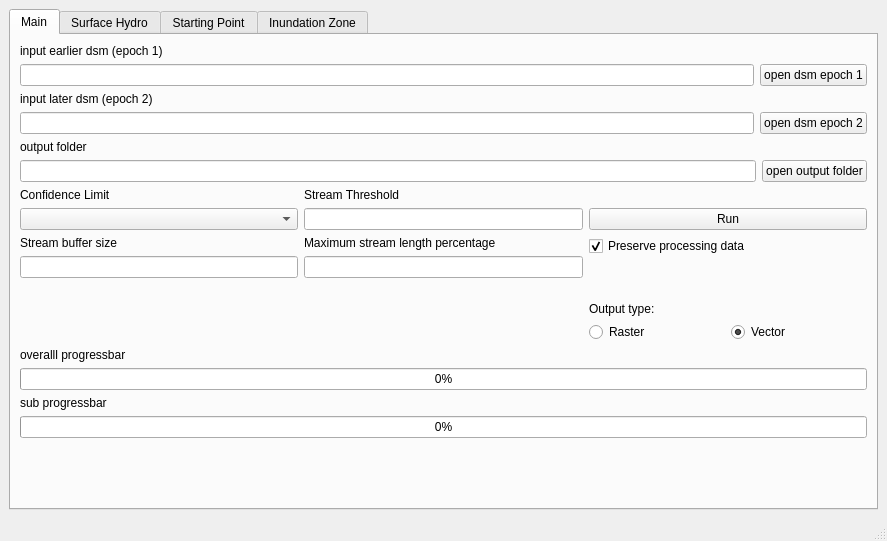
<?xml version="1.0" encoding="UTF-8"?>
<ui version="4.0">
 <class>MainWindow</class>
 <widget class="QMainWindow" name="MainWindow">
  <property name="geometry">
   <rect>
    <x>0</x>
    <y>0</y>
    <width>887</width>
    <height>541</height>
   </rect>
  </property>
  <property name="windowTitle">
   <string>pearpy</string>
  </property>
  <widget class="QWidget" name="centralwidget">
   <layout class="QVBoxLayout" name="verticalLayout_22">
    <item>
     <widget class="QTabWidget" name="tabWidget">
      <property name="acceptDrops">
       <bool>false</bool>
      </property>
      <property name="currentIndex">
       <number>0</number>
      </property>
      <widget class="QWidget" name="MainPage">
       <attribute name="title">
        <string>Main</string>
       </attribute>
       <layout class="QVBoxLayout" name="verticalLayout_7">
        <item>
         <layout class="QVBoxLayout" name="verticalLayout_10">
          <item>
           <widget class="QLabel" name="label_8">
            <property name="text">
             <string>input earlier dsm (epoch 1)</string>
            </property>
           </widget>
          </item>
          <item>
           <layout class="QHBoxLayout" name="horizontalLayout_15">
            <item>
             <widget class="QLineEdit" name="mainpage_input_earlier_dsm"/>
            </item>
            <item>
             <widget class="QPushButton" name="mainpage_button_earlier_dsm">
              <property name="text">
               <string>open dsm epoch 1</string>
              </property>
             </widget>
            </item>
           </layout>
          </item>
         </layout>
        </item>
        <item>
         <layout class="QVBoxLayout" name="verticalLayout_11">
          <item>
           <widget class="QLabel" name="label_9">
            <property name="text">
             <string>input later dsm (epoch 2)</string>
            </property>
           </widget>
          </item>
          <item>
           <layout class="QHBoxLayout" name="horizontalLayout_16">
            <item>
             <widget class="QLineEdit" name="mainpage_input_later_dsm"/>
            </item>
            <item>
             <widget class="QPushButton" name="mainpage_button_later_dsm">
              <property name="text">
               <string>open dsm epoch 2</string>
              </property>
             </widget>
            </item>
           </layout>
          </item>
         </layout>
        </item>
        <item>
         <layout class="QVBoxLayout" name="verticalLayout_12">
          <item>
           <widget class="QLabel" name="label_10">
            <property name="text">
             <string>output folder</string>
            </property>
           </widget>
          </item>
          <item>
           <layout class="QHBoxLayout" name="horizontalLayout_17">
            <item>
             <widget class="QLineEdit" name="mainpage_input_output_folder"/>
            </item>
            <item>
             <widget class="QPushButton" name="mainpage_button_output_folder">
              <property name="text">
               <string>open output folder</string>
              </property>
             </widget>
            </item>
           </layout>
          </item>
         </layout>
        </item>
        <item>
         <layout class="QHBoxLayout" name="horizontalLayout_19">
          <item>
           <layout class="QVBoxLayout" name="verticalLayout_18">
            <item>
             <widget class="QLabel" name="label_16">
              <property name="text">
               <string>Confidence Limit</string>
              </property>
             </widget>
            </item>
            <item>
             <widget class="QComboBox" name="mainpage_input_confidencelimit"/>
            </item>
            <item>
             <widget class="QLabel" name="label_22">
              <property name="text">
               <string>Stream buffer size</string>
              </property>
             </widget>
            </item>
            <item>
             <widget class="QLineEdit" name="mainpage_input_stream_buffer">
              <property name="sizePolicy">
               <sizepolicy hsizetype="Minimum" vsizetype="Fixed">
                <horstretch>0</horstretch>
                <verstretch>0</verstretch>
               </sizepolicy>
              </property>
             </widget>
            </item>
            <item>
             <spacer name="verticalSpacer_5">
              <property name="orientation">
               <enum>Qt::Vertical</enum>
              </property>
              <property name="sizeHint" stdset="0">
               <size>
                <width>20</width>
                <height>40</height>
               </size>
              </property>
             </spacer>
            </item>
           </layout>
          </item>
          <item>
           <layout class="QVBoxLayout" name="verticalLayout_8">
            <item>
             <widget class="QLabel" name="label_6">
              <property name="text">
               <string>Stream Threshold</string>
              </property>
             </widget>
            </item>
            <item>
             <widget class="QLineEdit" name="mainpage_input_streamthreshold">
              <property name="sizePolicy">
               <sizepolicy hsizetype="Minimum" vsizetype="Fixed">
                <horstretch>0</horstretch>
                <verstretch>0</verstretch>
               </sizepolicy>
              </property>
             </widget>
            </item>
            <item>
             <widget class="QLabel" name="label_23">
              <property name="text">
               <string>Maximum stream length percentage</string>
              </property>
             </widget>
            </item>
            <item>
             <widget class="QLineEdit" name="mainpage_input_max_pct_stream">
              <property name="sizePolicy">
               <sizepolicy hsizetype="Minimum" vsizetype="Fixed">
                <horstretch>0</horstretch>
                <verstretch>0</verstretch>
               </sizepolicy>
              </property>
             </widget>
            </item>
            <item>
             <spacer name="verticalSpacer_6">
              <property name="orientation">
               <enum>Qt::Vertical</enum>
              </property>
              <property name="sizeHint" stdset="0">
               <size>
                <width>20</width>
                <height>40</height>
               </size>
              </property>
             </spacer>
            </item>
           </layout>
          </item>
          <item>
           <layout class="QVBoxLayout" name="verticalLayout_9">
            <item>
             <widget class="QLabel" name="label_11">
              <property name="text">
               <string/>
              </property>
             </widget>
            </item>
            <item>
             <widget class="QPushButton" name="mainpage_button_run">
              <property name="text">
               <string>Run</string>
              </property>
             </widget>
            </item>
            <item>
             <widget class="QCheckBox" name="mainpage_check_preservedata">
              <property name="toolTip">
               <string>Save processing data to output directory</string>
              </property>
              <property name="text">
               <string>Preserve processing data</string>
              </property>
              <property name="checked">
               <bool>true</bool>
              </property>
             </widget>
            </item>
            <item>
             <spacer name="verticalSpacer_7">
              <property name="orientation">
               <enum>Qt::Vertical</enum>
              </property>
              <property name="sizeHint" stdset="0">
               <size>
                <width>20</width>
                <height>40</height>
               </size>
              </property>
             </spacer>
            </item>
            <item>
             <widget class="QLabel" name="label_18">
              <property name="text">
               <string>Output type:</string>
              </property>
             </widget>
            </item>
            <item>
             <layout class="QHBoxLayout" name="horizontalLayout_13">
              <item>
               <widget class="QRadioButton" name="radioButton_2">
                <property name="text">
                 <string>Raster</string>
                </property>
                <attribute name="buttonGroup">
                 <string notr="true">output_type</string>
                </attribute>
               </widget>
              </item>
              <item>
               <widget class="QRadioButton" name="radioButton">
                <property name="text">
                 <string>Vector</string>
                </property>
                <property name="checked">
                 <bool>true</bool>
                </property>
                <attribute name="buttonGroup">
                 <string notr="true">output_type</string>
                </attribute>
               </widget>
              </item>
             </layout>
            </item>
           </layout>
          </item>
         </layout>
        </item>
        <item>
         <widget class="QLabel" name="mainpage_label_progressbar_overall">
          <property name="text">
           <string>overalll progressbar</string>
          </property>
         </widget>
        </item>
        <item>
         <widget class="QProgressBar" name="mainpage_progressbar_overall">
          <property name="value">
           <number>0</number>
          </property>
         </widget>
        </item>
        <item>
         <widget class="QLabel" name="mainpage_label_progressbar_sub">
          <property name="text">
           <string>sub progressbar</string>
          </property>
         </widget>
        </item>
        <item>
         <widget class="QProgressBar" name="mainpage_progressbar_sub">
          <property name="value">
           <number>0</number>
          </property>
         </widget>
        </item>
        <item>
         <spacer name="verticalSpacer_3">
          <property name="orientation">
           <enum>Qt::Vertical</enum>
          </property>
          <property name="sizeHint" stdset="0">
           <size>
            <width>20</width>
            <height>40</height>
           </size>
          </property>
         </spacer>
        </item>
       </layout>
      </widget>
      <widget class="QWidget" name="SurfaceHydroPage">
       <attribute name="title">
        <string>Surface Hydro</string>
       </attribute>
       <layout class="QVBoxLayout" name="verticalLayout_20">
        <item>
         <layout class="QVBoxLayout" name="verticalLayout_19">
          <item>
           <layout class="QVBoxLayout" name="verticalLayout_23">
            <item>
             <widget class="QLabel" name="label_7">
              <property name="text">
               <string>input later dsm (epoch 2)</string>
              </property>
             </widget>
            </item>
            <item>
             <layout class="QHBoxLayout" name="horizontalLayout_14">
              <item>
               <widget class="QLineEdit" name="surfacehydro_input_later_dsm"/>
              </item>
              <item>
               <widget class="QPushButton" name="surfacehydro_button_later_dsm">
                <property name="text">
                 <string>open dsm 2</string>
                </property>
               </widget>
              </item>
             </layout>
            </item>
           </layout>
          </item>
          <item>
           <layout class="QVBoxLayout" name="verticalLayout_24">
            <item>
             <widget class="QLabel" name="label_17">
              <property name="text">
               <string>output directory</string>
              </property>
             </widget>
            </item>
            <item>
             <layout class="QHBoxLayout" name="horizontalLayout_20">
              <item>
               <widget class="QLineEdit" name="surfacehydro_input_output_folder"/>
              </item>
              <item>
               <widget class="QPushButton" name="surfacehydro_button_output_folder">
                <property name="text">
                 <string>open output folder</string>
                </property>
               </widget>
              </item>
             </layout>
            </item>
           </layout>
          </item>
          <item>
           <layout class="QHBoxLayout" name="horizontalLayout_22">
            <item>
             <layout class="QVBoxLayout" name="verticalLayout_21">
              <item>
               <widget class="QLabel" name="surfacehydro_label_stream_threshold">
                <property name="text">
                 <string>Stream threshold</string>
                </property>
               </widget>
              </item>
              <item>
               <widget class="QLineEdit" name="surfacehydro_input_stream_threshold">
                <property name="sizePolicy">
                 <sizepolicy hsizetype="Minimum" vsizetype="Fixed">
                  <horstretch>0</horstretch>
                  <verstretch>0</verstretch>
                 </sizepolicy>
                </property>
               </widget>
              </item>
             </layout>
            </item>
            <item>
             <layout class="QVBoxLayout" name="verticalLayout_13">
              <item>
               <widget class="QLabel" name="label_20">
                <property name="text">
                 <string/>
                </property>
               </widget>
              </item>
              <item>
               <widget class="QPushButton" name="surfacehydro_button_run">
                <property name="text">
                 <string>Create surface hydro!</string>
                </property>
               </widget>
              </item>
             </layout>
            </item>
           </layout>
          </item>
          <item>
           <widget class="QProgressBar" name="surfacehydro_progressbar">
            <property name="maximum">
             <number>100</number>
            </property>
            <property name="value">
             <number>0</number>
            </property>
           </widget>
          </item>
         </layout>
        </item>
        <item>
         <spacer name="verticalSpacer_4">
          <property name="orientation">
           <enum>Qt::Vertical</enum>
          </property>
          <property name="sizeHint" stdset="0">
           <size>
            <width>20</width>
            <height>40</height>
           </size>
          </property>
         </spacer>
        </item>
       </layout>
      </widget>
      <widget class="QWidget" name="InitialPoint">
       <property name="cursor">
        <cursorShape>ArrowCursor</cursorShape>
       </property>
       <attribute name="title">
        <string>Starting Point</string>
       </attribute>
       <layout class="QVBoxLayout" name="verticalLayout">
        <item>
         <layout class="QVBoxLayout" name="verticalLayout_17">
          <item>
           <widget class="QLabel" name="label_15">
            <property name="text">
             <string>input flow direction raster (d8, esri style)</string>
            </property>
           </widget>
          </item>
          <item>
           <layout class="QHBoxLayout" name="horizontalLayout_18">
            <item>
             <widget class="QLineEdit" name="startingpoint_input_flow_directoin"/>
            </item>
            <item>
             <widget class="QPushButton" name="startingpoint_button_flow_directoin">
              <property name="cursor">
               <cursorShape>PointingHandCursor</cursorShape>
              </property>
              <property name="text">
               <string>open flow direction</string>
              </property>
             </widget>
            </item>
           </layout>
          </item>
         </layout>
        </item>
        <item>
         <layout class="QVBoxLayout" name="verticalLayout_25">
          <item>
           <widget class="QLabel" name="label_21">
            <property name="text">
             <string>input stream raster</string>
            </property>
           </widget>
          </item>
          <item>
           <layout class="QHBoxLayout" name="horizontalLayout">
            <item>
             <widget class="QLineEdit" name="startingpoint_input_stream"/>
            </item>
            <item>
             <widget class="QPushButton" name="startingpoint_button_stream">
              <property name="text">
               <string>open stream raster</string>
              </property>
             </widget>
            </item>
           </layout>
          </item>
         </layout>
        </item>
        <item>
         <layout class="QVBoxLayout" name="verticalLayout_14">
          <item>
           <widget class="QLabel" name="label_12">
            <property name="text">
             <string>input earlier dsm (epoch 1)</string>
            </property>
           </widget>
          </item>
          <item>
           <layout class="QHBoxLayout" name="horizontalLayout_2">
            <item>
             <widget class="QLineEdit" name="startingpoint_input_earlier_dsm"/>
            </item>
            <item>
             <widget class="QPushButton" name="startingpoint_button_earlier_dsm">
              <property name="cursor">
               <cursorShape>PointingHandCursor</cursorShape>
              </property>
              <property name="text">
               <string>open dsm epoch 1</string>
              </property>
             </widget>
            </item>
           </layout>
          </item>
         </layout>
        </item>
        <item>
         <layout class="QVBoxLayout" name="verticalLayout_15">
          <item>
           <widget class="QLabel" name="label_13">
            <property name="text">
             <string>input later dsm (epoch 2)</string>
            </property>
           </widget>
          </item>
          <item>
           <layout class="QHBoxLayout" name="horizontalLayout_4">
            <item>
             <widget class="QLineEdit" name="startingpoint_input_later_dsm"/>
            </item>
            <item>
             <widget class="QPushButton" name="startingpoint_button_later_dsm">
              <property name="cursor">
               <cursorShape>PointingHandCursor</cursorShape>
              </property>
              <property name="text">
               <string>open dsm epoch 2</string>
              </property>
             </widget>
            </item>
           </layout>
          </item>
         </layout>
        </item>
        <item>
         <layout class="QHBoxLayout" name="horizontalLayout_23">
          <item>
           <layout class="QVBoxLayout" name="verticalLayout_28">
            <item>
             <widget class="QLabel" name="label_24">
              <property name="text">
               <string>Stream buffer size</string>
              </property>
             </widget>
            </item>
            <item>
             <widget class="QLineEdit" name="startingpoint_input_stream_buffer">
              <property name="sizePolicy">
               <sizepolicy hsizetype="Minimum" vsizetype="Fixed">
                <horstretch>0</horstretch>
                <verstretch>0</verstretch>
               </sizepolicy>
              </property>
             </widget>
            </item>
           </layout>
          </item>
          <item>
           <layout class="QVBoxLayout" name="verticalLayout_27">
            <item>
             <widget class="QLabel" name="label_25">
              <property name="text">
               <string>Maximum stream length percentage</string>
              </property>
             </widget>
            </item>
            <item>
             <widget class="QLineEdit" name="startingpoint_input_max_pct_stream">
              <property name="sizePolicy">
               <sizepolicy hsizetype="Minimum" vsizetype="Fixed">
                <horstretch>0</horstretch>
                <verstretch>0</verstretch>
               </sizepolicy>
              </property>
             </widget>
            </item>
           </layout>
          </item>
         </layout>
        </item>
        <item>
         <layout class="QVBoxLayout" name="verticalLayout_16">
          <item>
           <widget class="QLabel" name="label_14">
            <property name="text">
             <string>output text location</string>
            </property>
           </widget>
          </item>
          <item>
           <layout class="QHBoxLayout" name="horizontalLayout_5">
            <item>
             <widget class="QLineEdit" name="startingpoint_input_output_location"/>
            </item>
            <item>
             <widget class="QPushButton" name="startingpoint_button_output_location">
              <property name="cursor">
               <cursorShape>PointingHandCursor</cursorShape>
              </property>
              <property name="text">
               <string>open output</string>
              </property>
             </widget>
            </item>
           </layout>
          </item>
         </layout>
        </item>
        <item>
         <layout class="QHBoxLayout" name="horizontalLayout_3">
          <item>
           <widget class="QProgressBar" name="startingpoint_progressbar_starting_point">
            <property name="value">
             <number>0</number>
            </property>
           </widget>
          </item>
          <item>
           <widget class="QPushButton" name="startingpoint_button_find_starting_point">
            <property name="cursor">
             <cursorShape>PointingHandCursor</cursorShape>
            </property>
            <property name="text">
             <string>Find starting point</string>
            </property>
           </widget>
          </item>
         </layout>
        </item>
        <item>
         <spacer name="verticalSpacer">
          <property name="orientation">
           <enum>Qt::Vertical</enum>
          </property>
          <property name="sizeHint" stdset="0">
           <size>
            <width>20</width>
            <height>40</height>
           </size>
          </property>
         </spacer>
        </item>
       </layout>
      </widget>
      <widget class="QWidget" name="InundationZone">
       <attribute name="title">
        <string>Inundation Zone</string>
       </attribute>
       <layout class="QGridLayout" name="gridLayout_4">
        <item row="1" column="0">
         <layout class="QVBoxLayout" name="verticalLayout_3">
          <item>
           <widget class="QLabel" name="label_2">
            <property name="text">
             <string>Input Coordinates File</string>
            </property>
           </widget>
          </item>
          <item>
           <layout class="QHBoxLayout" name="horizontalLayout_8">
            <item>
             <widget class="QLineEdit" name="inundation_input_coordinate_file"/>
            </item>
            <item>
             <widget class="QPushButton" name="inundation_button_coordinate_file">
              <property name="cursor">
               <cursorShape>PointingHandCursor</cursorShape>
              </property>
              <property name="text">
               <string>open text file</string>
              </property>
             </widget>
            </item>
           </layout>
          </item>
         </layout>
        </item>
        <item row="0" column="0">
         <layout class="QVBoxLayout" name="verticalLayout_2">
          <item>
           <widget class="QLabel" name="label">
            <property name="text">
             <string>input fill raster from laharz</string>
            </property>
           </widget>
          </item>
          <item>
           <layout class="QHBoxLayout" name="horizontalLayout_6">
            <item>
             <widget class="QLineEdit" name="inundation_input_stream_raster"/>
            </item>
            <item>
             <widget class="QPushButton" name="inundation_button_stream_raster">
              <property name="cursor">
               <cursorShape>PointingHandCursor</cursorShape>
              </property>
              <property name="text">
               <string>open raster</string>
              </property>
             </widget>
            </item>
           </layout>
          </item>
         </layout>
        </item>
        <item row="4" column="0">
         <layout class="QVBoxLayout" name="verticalLayout_6">
          <item>
           <widget class="QLabel" name="label_5">
            <property name="text">
             <string>Output Folder</string>
            </property>
           </widget>
          </item>
          <item>
           <layout class="QHBoxLayout" name="horizontalLayout_12">
            <item>
             <widget class="QLineEdit" name="inundation_input_output_folder"/>
            </item>
            <item>
             <widget class="QPushButton" name="inundation_button_output_folder">
              <property name="text">
               <string>open folder</string>
              </property>
             </widget>
            </item>
           </layout>
          </item>
         </layout>
        </item>
        <item row="5" column="0">
         <layout class="QHBoxLayout" name="horizontalLayout_11">
          <item>
           <widget class="QProgressBar" name="inundation_progressbar_inundation_zone">
            <property name="value">
             <number>0</number>
            </property>
           </widget>
          </item>
          <item>
           <widget class="QPushButton" name="inundation_button_generate_inundation_zone">
            <property name="text">
             <string>Generate!</string>
            </property>
           </widget>
          </item>
         </layout>
        </item>
        <item row="3" column="0">
         <layout class="QHBoxLayout" name="horizontalLayout_9">
          <item>
           <layout class="QVBoxLayout" name="verticalLayout_4">
            <item>
             <widget class="QLabel" name="label_3">
              <property name="text">
               <string>Confidence Limit</string>
              </property>
             </widget>
            </item>
            <item>
             <layout class="QHBoxLayout" name="horizontalLayout_7">
              <item>
               <widget class="QComboBox" name="inundation_input_confidence_limit"/>
              </item>
             </layout>
            </item>
           </layout>
          </item>
          <item>
           <layout class="QVBoxLayout" name="verticalLayout_5">
            <item>
             <widget class="QLabel" name="label_4">
              <property name="text">
               <string>Input Volume (optional)</string>
              </property>
             </widget>
            </item>
            <item>
             <layout class="QHBoxLayout" name="horizontalLayout_10">
              <item>
               <widget class="QLineEdit" name="inundation_input_volume">
                <property name="sizePolicy">
                 <sizepolicy hsizetype="Minimum" vsizetype="Fixed">
                  <horstretch>0</horstretch>
                  <verstretch>0</verstretch>
                 </sizepolicy>
                </property>
               </widget>
              </item>
             </layout>
            </item>
           </layout>
          </item>
         </layout>
        </item>
        <item row="6" column="0">
         <spacer name="verticalSpacer_2">
          <property name="orientation">
           <enum>Qt::Vertical</enum>
          </property>
          <property name="sizeHint" stdset="0">
           <size>
            <width>20</width>
            <height>40</height>
           </size>
          </property>
         </spacer>
        </item>
       </layout>
      </widget>
     </widget>
    </item>
   </layout>
  </widget>
  <widget class="QStatusBar" name="statusbar"/>
 </widget>
 <resources/>
 <connections/>
 <buttongroups>
  <buttongroup name="output_type"/>
 </buttongroups>
</ui>
